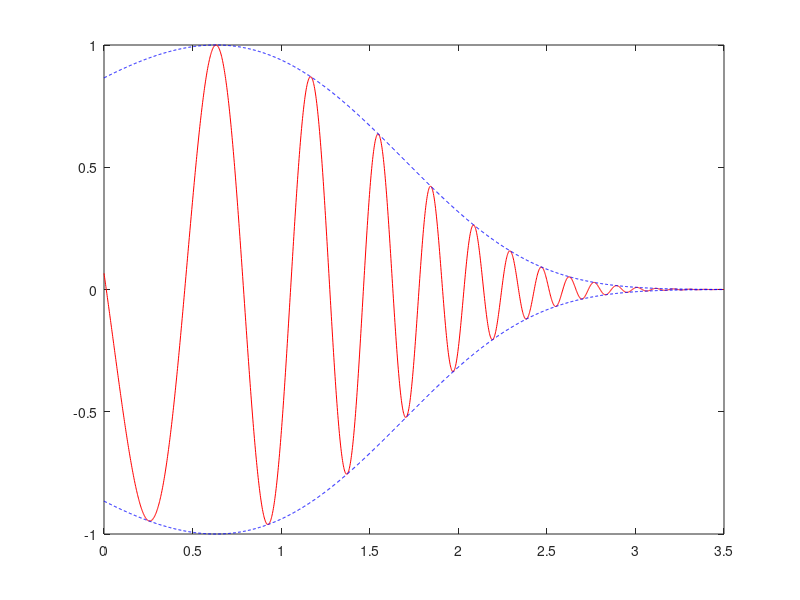

This chart was generated by the following MATLAB code:
clear all
close all
clc

lam = 1.5;
w = 800;
L = 3.5;
l = 0.0035;

k0 = 1e7;
r0 = 3000;

alpha = sqrt(2*w*w/(l*(k0+1i*w*r0)));
ar = real(alpha);

% take the square root with positive imaginary part. You have to be a
% little careful, as Matlab here gives you a negative imaginary part, which
% is not the root you want.
ai = -imag(alpha); 

x = linspace(0,L,2000);
eta = exp(3*lam*x/4 - 2*ai*exp(lam*x/2)/lam + 2*1i*ar*exp(lam*x/2)/lam);

figure(2)
plot(x,eta/max(eta),'r',x,abs(eta)/max(abs(eta)),'--b',x,-abs(eta)/max(abs(eta)),'--b')
xp = -2*log(4*ai/(3*lam))/lam
xlim([0,L])

%igorout = [x' real(eta/max(eta))' abs(eta/max(eta))' -abs(eta/max(eta))'];
%writematrix(igorout,'shallow_800.dat')
